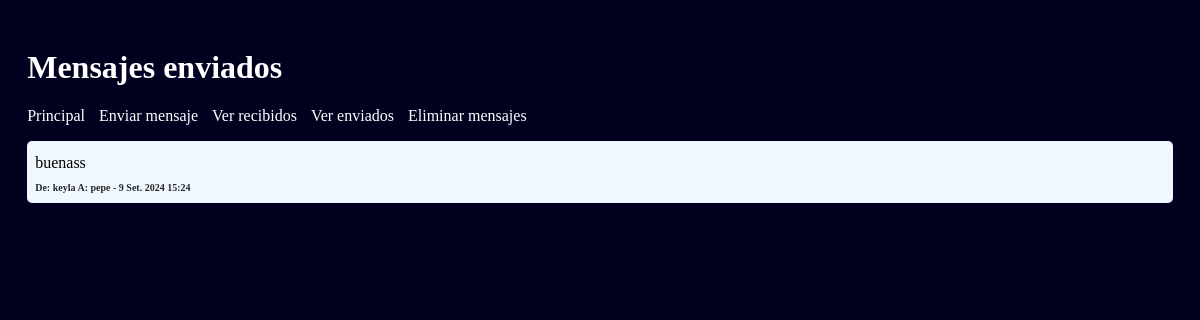
/enviados, run on an earlier commit of the app's database.
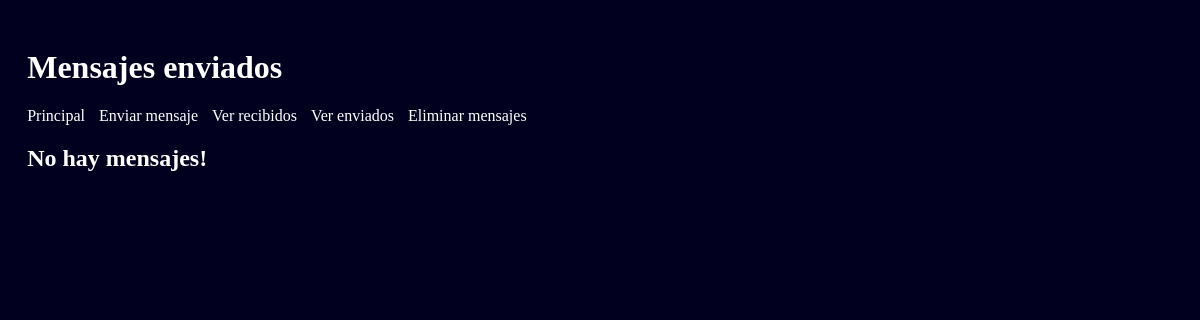
And on a later commit of the database.
### mensajes/models.py (models this page shows, shortened)
class Mensaje(models.Model):
    texto = models.TextField(default='hola')
    remitente = models.CharField(max_length=25, default='keyla')
    destinatario = models.CharField(max_length=25, default='keyla')
    fecha_y_hora = models.DateTimeField(auto_now_add=True)

### mensajes/views.py (the view)
# urls.py: path('enviados', views.ver_enviados, name='verMsjsEnviados'),
def ver_enviados(request):
    mensajes = Mensaje.objects.filter(remitente='keyla')
    return render(request, 'verMsjsEnviados.html', {'mensajes': mensajes})

### mensajes/templates/verMsjsEnviados.html (shortened to what this page needs)
{%extends "base.html"%}
{%block header%}Mensajes enviados{%endblock%}
{%block content%} {%include "listaMensajes.html"%} {%endblock%}

### mensajes/templates/listaMensajes.html (shortened to what this page needs)
<!DOCTYPE html>
<html lang="es">
    <head>
    </head>
    <body>
        {%if mensajes%}
            {%for mensaje in mensajes%}
                <div class="selectable" data-id="{{mensaje.id}}">
                    <p>{{mensaje.texto}}</p>
                    <span>De: {{mensaje.remitente}} A: {{mensaje.destinatario}} - {{mensaje.fecha_y_hora}}</span>
                </div>
            {%endfor%}
        {%else%}
            <h2>No hay mensajes&excl;</h2>
        {%endif%}
    </body>
</html>

What changed in the data, as far as the page shows it:
removed Mensaje: texto "buenass", remitente "keyla", destinatario "pepe", fecha_y_hora "9 Set. 2024 15:24"
Also different on the page:
text now shown: "No hay mensajes!"
